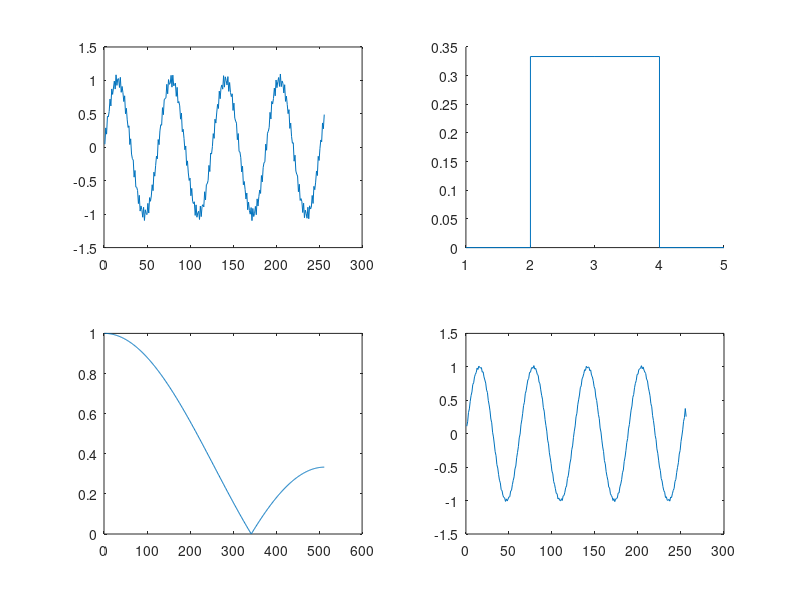

Recreate this plot in MATLAB.
x = (1:256);
subplot(2, 2, 1);
y = sin(0.1 * x) + 0.1*sin(10*x);
plot(x, y);
title('');

f = 1/3* [1, 1, 1];
x_tmp = [1, 2, 2, 3, 4, 4, 5];
y_tmp = [0, 0, 1/3, 1/3, 1/3, 0, 0];
subplot(2, 2, 2);
line(x_tmp, y_tmp);

F = freqz(f);
subplot(2, 2, 3);
plot(abs(F));
title('');

Y = conv(y, f, 'same');
subplot(2, 2, 4);
plot(x, Y);
title('');

